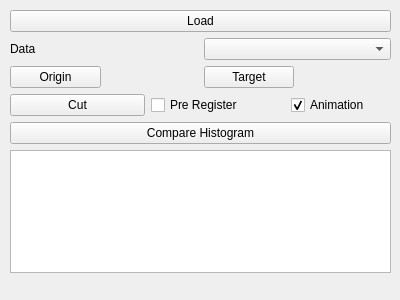
<?xml version="1.0" encoding="UTF-8"?>
<ui version="4.0">
 <class>DSAReader</class>
 <widget class="QWidget" name="DSAReader">
  <property name="geometry">
   <rect>
    <x>0</x>
    <y>0</y>
    <width>400</width>
    <height>300</height>
   </rect>
  </property>
  <property name="windowTitle">
   <string>Form</string>
  </property>
  <widget class="QWidget" name="verticalLayoutWidget">
   <property name="geometry">
    <rect>
     <x>10</x>
     <y>10</y>
     <width>381</width>
     <height>263</height>
    </rect>
   </property>
   <layout class="QVBoxLayout" name="verticalLayout">
    <item>
     <widget class="QPushButton" name="LoadBtn">
      <property name="text">
       <string>Load</string>
      </property>
     </widget>
    </item>
    <item>
     <layout class="QHBoxLayout" name="horizontalLayout">
      <item>
       <widget class="QLabel" name="label">
        <property name="text">
         <string>Data</string>
        </property>
       </widget>
      </item>
      <item>
       <widget class="QmitkDataStorageComboBox" name="DataSelector"/>
      </item>
     </layout>
    </item>
    <item>
     <layout class="QHBoxLayout" name="horizontalLayout_2">
      <item>
       <widget class="QPushButton" name="ConfirmOriginFrameBtn">
        <property name="text">
         <string>Origin</string>
        </property>
       </widget>
      </item>
      <item>
       <widget class="QLabel" name="OriginFrameLabel">
        <property name="text">
         <string/>
        </property>
       </widget>
      </item>
      <item>
       <widget class="QPushButton" name="ConfirmTargetFrameBtn">
        <property name="text">
         <string>Target</string>
        </property>
       </widget>
      </item>
      <item>
       <widget class="QLabel" name="TargetFrameLabel">
        <property name="text">
         <string/>
        </property>
       </widget>
      </item>
     </layout>
    </item>
    <item>
     <layout class="QHBoxLayout" name="horizontalLayout_4">
      <item>
       <widget class="QPushButton" name="CutBtn">
        <property name="text">
         <string>Cut</string>
        </property>
       </widget>
      </item>
      <item>
       <widget class="QCheckBox" name="PreRegisterCB">
        <property name="text">
         <string>Pre Register</string>
        </property>
       </widget>
      </item>
      <item>
       <widget class="QCheckBox" name="AnimationCB">
        <property name="maximumSize">
         <size>
          <width>100</width>
          <height>16777215</height>
         </size>
        </property>
        <property name="text">
         <string>Animation</string>
        </property>
        <property name="checked">
         <bool>true</bool>
        </property>
       </widget>
      </item>
     </layout>
    </item>
    <item>
     <widget class="QPushButton" name="CompareBtn">
      <property name="text">
       <string>Compare Histogram</string>
      </property>
     </widget>
    </item>
    <item>
     <widget class="QPlainTextEdit" name="CompareResut"/>
    </item>
   </layout>
  </widget>
 </widget>
 <customwidgets>
  <customwidget>
   <class>QmitkDataStorageComboBox</class>
   <extends>QComboBox</extends>
   <header>QmitkDataStorageComboBox.h</header>
  </customwidget>
 </customwidgets>
 <resources/>
 <connections/>
</ui>
